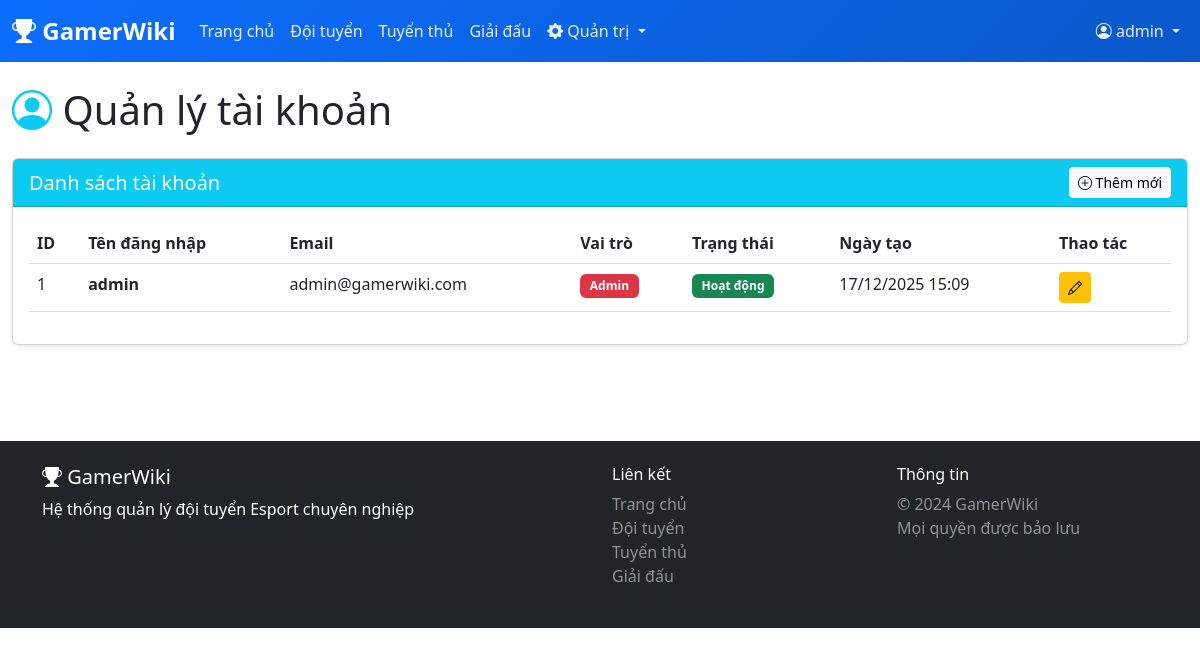
The app's page /admin/tai_khoan.php (signed in) with its own data.
### tables this page shows
CREATE TABLE nguoi_dung (
    id INT AUTO_INCREMENT PRIMARY KEY,
    ten_dang_nhap VARCHAR(50) UNIQUE NOT NULL,
    mat_khau VARCHAR(255) NOT NULL,
    email VARCHAR(100) NOT NULL,
    vai_tro ENUM('admin', 'customer', 'user') DEFAULT 'user',
    trang_thai ENUM('active', 'inactive') DEFAULT 'active',
    ngay_tao DATETIME DEFAULT CURRENT_TIMESTAMP,
    INDEX idx_ten_dang_nhap (ten_dang_nhap),
    INDEX idx_vai_tro (vai_tro)
);

### includes/functions.php (called while the page is built, shortened)
<?php
function escape_html($string) {
    return htmlspecialchars($string, ENT_QUOTES, 'UTF-8');
}
function format_ngay_gio($datetime) {
    $timestamp = strtotime($datetime);
    return date('d/m/Y H:i', $timestamp);
}
?>

### admin/tai_khoan.php (the view, shortened to what this page needs)
<?php
require_once __DIR__ . '/../includes/header.php';
$action = $_GET['action'] ?? 'list';
if ($action === 'list') {
    $stmt = $conn->query("SELECT * FROM nguoi_dung ORDER BY ngay_tao DESC");
    $nguoi_dung_list = $stmt->fetchAll();
}
?>
<?php include __DIR__ . '/../includes/navbar.php'; ?>
<div class="container-fluid mt-4 mb-5">
    <h1 class="mb-4"><i class="bi bi-person-circle text-info"></i> Quản lý tài khoản</h1>
    <?php if ($action === 'list'): ?>
        <div class="card shadow-sm">
            <div class="card-header bg-info text-white d-flex justify-content-between align-items-center">
                <h5 class="mb-0">Danh sách tài khoản</h5>
                <a href="?action=add" class="btn btn-light btn-sm">
                    <i class="bi bi-plus-circle"></i> Thêm mới
                </a>
            </div>
            <div class="card-body">
                <div class="table-responsive">
                    <table class="table table-hover">
                        <thead>
                            <tr>
                                <th>ID</th>
                                <th>Tên đăng nhập</th>
                                <th>Email</th>
                                <th>Vai trò</th>
                                <th>Trạng thái</th>
                                <th>Ngày tạo</th>
                                <th width="120">Thao tác</th>
                            </tr>
                        </thead>
                        <tbody>
                            <?php foreach ($nguoi_dung_list as $nd): ?>
                            <tr>
                                <td><?php echo $nd['id']; ?></td>
                                <td><strong><?php echo escape_html($nd['ten_dang_nhap']); ?></strong></td>
                                <td><?php echo escape_html($nd['email']); ?></td>
                                <td>
                                    <?php if ($nd['vai_tro'] === 'admin'): ?>
                                        <span class="badge bg-danger">Admin</span>
                                    <?php elseif ($nd['vai_tro'] === 'customer'): ?>
                                        <span class="badge bg-success">Customer</span>
                                    <?php else: ?>
                                        <span class="badge bg-secondary">User</span>
                                    <?php endif; ?>
                                </td>
                                <td>
                                    <?php if ($nd['trang_thai'] === 'active'): ?>
                                        <span class="badge bg-success">Hoạt động</span>
                                    <?php else: ?>
                                        <span class="badge bg-secondary">Khóa</span>
                                    <?php endif; ?>
                                </td>
                                <td><?php echo format_ngay_gio($nd['ngay_tao']); ?></td>
                                <td class="action-buttons">
                                    <a href="?action=edit&id=<?php echo $nd['id']; ?>" class="btn btn-sm btn-warning">
                                        <i class="bi bi-pencil"></i>
                                    </a>
                                </td>
                            </tr>
                            <?php endforeach; ?>
                        </tbody>
                    </table>
                </div>
            </div>
        </div>
    <?php endif; ?>
</div>
<?php include __DIR__ . '/../includes/footer.php'; ?>

### assets/css/style.css (style rules this page uses)
:root { --primary-color: #0d6efd; --secondary-color: #6c757d; --success-color: #198754; --danger-color: #dc3545; --warning-color: #ffc107; --info-color: #0dcaf0; --dark-color: #212529; --light-color: #f8f9fa; }
body { font-family: 'Segoe UI', Tahoma, Geneva, Verdana, sans-serif; min-height: 100vh; display: flex; flex-direction: column; }
.card { transition: transform 0.2s, box-shadow 0.2s; }
.btn { transition: all 0.3s; }
.table { background-color: white; }
.table thead { background-color: var(--primary-color); color: white; }
.badge { padding: 0.5em 0.8em; }
.action-buttons .btn { margin-right: 0.25rem; }

### records on screen
nguoi_dung: id "1", ten_dang_nhap "admin", email "admin@gamerwiki.com", vai_tro "Admin", trang_thai "Hoạt động", ngay_tao "17/12/2025 15:09"

### other values on screen
escape_html($_SESSION['ten_dang_nhap']) "admin"
